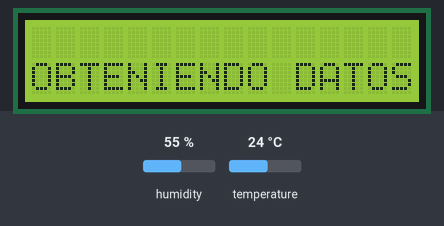
The sketch below on a simulated Arduino Uno, built with avr-gcc and run on an emulated ATmega328P. On the bench: 16×2 character LCD. The inputs (shaded band) are chosen by the test bench; at power-on: humidity 55 %, temperature 24 °C.

Above: at 0.2 s.
At 2.2 s:
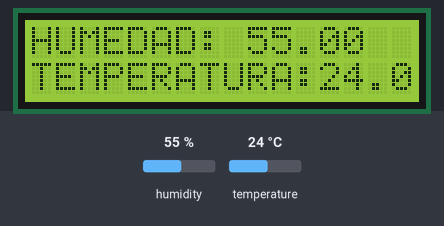

The sketch:

EstacionMete.ino
```cpp
#include <DHT.h>

#define DHTPin 2
#define DHTTipo DHT11
DHT sensor(DHTPin, DHTTipo);

#include <LiquidCrystal_I2C.h>
LiquidCrystal_I2C lcd(0x27,16,2);

float h;
float t;

void setup() {

  sensor.begin();
  h = sensor.readHumidity();
  t= sensor.readTemperature();
  lcd.init();
  lcd.backlight();
  lcd.setCursor(0,1);
  lcd.print("OBTENIENDO DATOS...");
  delay(2000);
  lcd.clear();
}

void loop() {
 lcd.setCursor(0,0);
 lcd.print("HUMEDAD: ");
 lcd.print(h);
 lcd.setCursor(0,1);
 lcd.print("TEMPERATURA:");
 lcd.print(t);
 lcd.print("°C");
 delay(5000);


}
```
